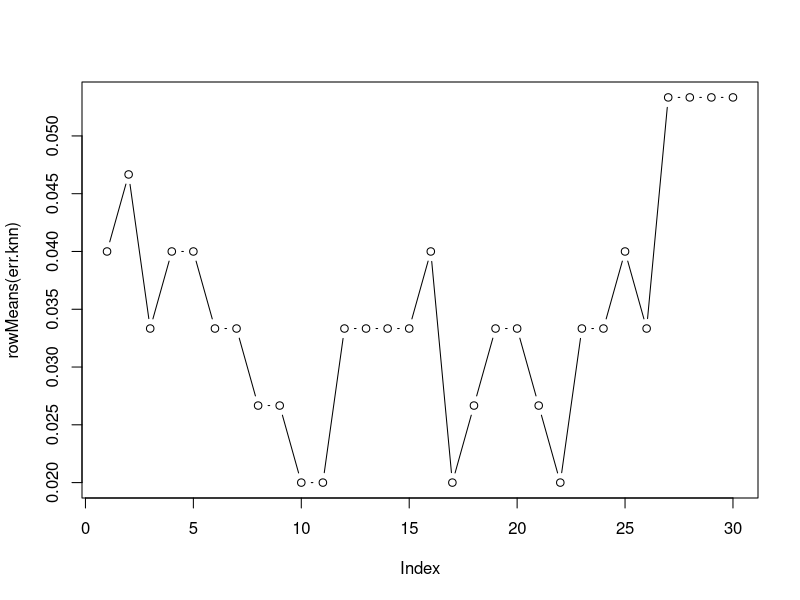

Write R code to recreate this figure. (Note: this script raises an error after producing the figure.)
#SA Massive and High-Dimentional Data

#classification with KNN
# a basic call to KNN is as follows:

data(iris)
X = iris[,-5]
Y = as.numeric(iris$Species)
install.packages("class")
library(class)
?knn

xstar = c(6,2.9,5,3)
ystar = knn(X, xstar, Y,k=5)
ystar

#evaluate with a V-fold cross-val the perdormance of KNN
#k=5
V=25
n=nrow(X)
fold=rep(1:V, n/V)
err.knn5 = err.lda = rep(NA, V)
for (v in 1:V){
  learn = which(fold!=v)
  test = which(fold ==v)
  #KNN
  ystar = knn(X[learn,], X[test,], Y[learn], k=5)
  err.knn5[v] = sum(ystar != Y[test]) / length(ystar)
}
cat(paste('>KNN5:', mean(err.knn5), '+/-', sd(err.knn5), '\n'))


#find best K for KNN
V=25; K= 30
n=nrow(X)
fold=rep(1:V, n/V)
err.knn = matrix(NA, K, V)

for (v in 1:V){
  learn = which(fold!=v)
  test = which(fold ==v)
  for (k in 1:K){
    ystar = knn(X[learn,], X[test,], Y[learn], k)
    err.knn[k,v] = sum(ystar != Y[test]) / length(ystar)
  }
}
plot(rowMeans(err.knn), type = 'b')

#on this run, we would pick k=11.
# Warning: to compare the performance of KNN in general with LDA
# we should use double cross-validation for both picking the best 
# K and evaluating the performance 


#trying the best K on the previous code
V=25
n=nrow(X)
fold=rep(1:V, n/V)
err.knn11 = err.lda = rep(NA, V)
for (v in 1:V){
  learn = which(fold!=v)
  test = which(fold ==v)
  #KNN
  ystar = knn(X[learn,], X[test,], Y[learn], k=11)
  err.knn11[v] = sum(ystar != Y[test]) / length(ystar)
}
cat(paste('>KNN11:', mean(err.knn11), '+/-', sd(err.knn11), '\n'))



#classification with SVM 'e1071' provides nice implementation of SVM
install.packages('e1071')
library(e1071)

X = iris[,-5]
Y = as.numeric(iris$Species)

#a basic use of SVM on the iris data:
xstar = c(6,2.9,5,3)
f.svm = svm(X,Y,kernel = 'radial', gamma = 1, type - "C-classification")
ystar = predict(f,svm, matrix(xstar, nrow=1))
ystar

#best gamma
V=25; Gamma = seq(0.01,1,by=0.1)
n=nrow(X)
fold=rep(1:V, n/V)
err.svm =matrix(NA, length(GAMMA), V)

for (v in 1:V) {
  learn = which(fold != v)
  test = which(fold ==v)
  for (j in 1:length(GAMMA)){
    gamma = GAMMA[j]
    f.svm = svm(X[learn,],Y[learn], kernel = 'radial', gamma=gamma,
                type = "C-classification")
    ystar = predict(f.svm, X[test,])
    err.svm[j,v]= sum(ystar != Y[test]) / length(ystar)
  }
}
plot(GAMMA, rowMeans(err.svm), type='b')
title(main=paste('Best gamma value:', GAMMA[which.min(rowMeans(err.svm))], '\n'))




#unsupervised learning
#dimension reduction with PCA
# we use iris data
# the usual manner to do PCA in R is:
pca = princomp(X)
biplot(pca)


#we can compare the observations in the original space with their projection on the new variables:
Y=predict(pca)[,1:2]

#coordinates of the 1st individual in the original space (X)
X[1,]

# coordinates of the 1st individual in the projection space (Y = X*U)
Y[1,]

plot(Y)
